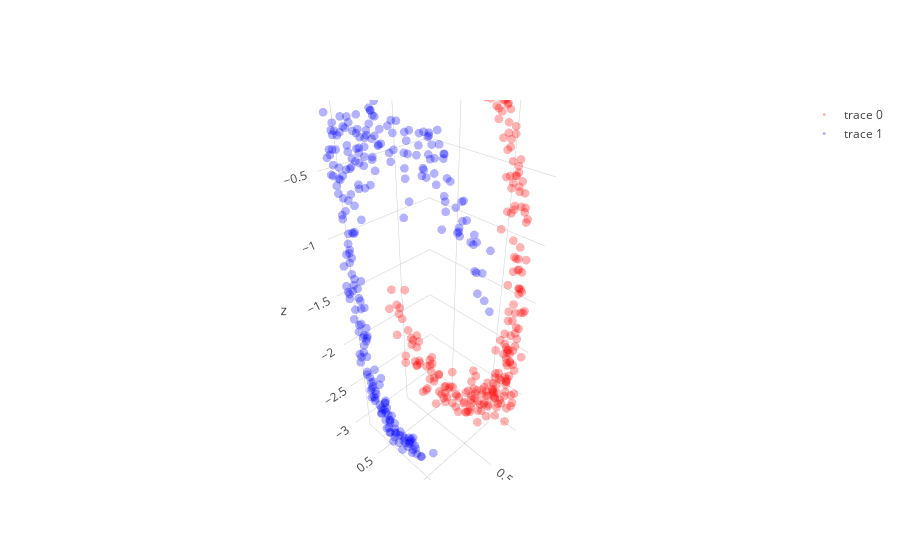

Notebook source saved alongside this figure:
### Code cell
# with all scale
expand_dim = 3
w1 = np.random.randn(2,expand_dim)
w2 = np.random.randn(expand_dim,1)
a  = np.ones(expand_dim); b = np.ones(expand_dim); c = np.zeros(expand_dim)
a = a/(np.sqrt(np.sum(a**2)))
b = b/(np.sqrt(np.sum(b**2)))

w1 = _sym_decorrelation(w1)
w2 = w2/(np.sqrt(np.sum(w2**2)))

temp_X = np.copy(X)
mini_batch_size = 10
for iter in range(2000):
    cum_loss = 0; temp_X   = shuffle(temp_X)
    
    for mini_batch in range(0,len(X),mini_batch_size):
        current_batch = temp_X[mini_batch:mini_batch+mini_batch_size]
        
        layer1 = current_batch @ w1
#         layer1 = layer1  + (1/(iter+1))*np.random.randn(expand_dim)
        layer1a= a*g(b*layer1)+c
#         layer1a= layer1a + (1/(iter+1))*np.random.randn(expand_dim)
        layer2 = layer1a       @ w2
        loss   = w2.T @ layer1a.T @ layer1a @ w2
        
        grad2 = -layer1a.T @ layer1a @ w2 
        grad1a= -layer1a@w2@w2.T
        grada = grad1a*g(b*layer1)
        gradb = grad1a*a*g_grad(b*layer1)*layer1
        gradc = grad1a
        grad1 = current_batch.T @(grad1a*a*g_grad(b*layer1)*b) - 2.5 * current_batch.T @ current_batch @ w1 

        w2 = w2 - 0.0000009  * grad2+ (1/(iter+1))*np.random.randn(expand_dim,1)
        a = a -   0.00009    * grada.mean(0)+ (1/(iter+1))*np.random.randn(expand_dim)
        b = b -   0.00009    * gradb.mean(0)+ (1/(iter+1))*np.random.randn(expand_dim)
        c = c -   0.0009   * gradc.mean(0) + (1/(iter+1))*np.random.randn(expand_dim)
        w1 = w1 - 0.0000009  * grad1+ (1/(iter+1))*np.random.randn(2,expand_dim)
        
        w1 = _sym_decorrelation(w1)
        w2 = w2/(np.sqrt(np.sum(w2**2)))
        
#         a = b/(np.sqrt(np.sum(b**2)))
#         b = b/(np.sqrt(np.sum(b**2)))
#         c = c/(np.sqrt(np.sum(c**2)))
        
        a = (a-a.mean())/a.std()
        b = (b-b.mean())/b.std()
        c = (c-c.mean())/c.std()


        cum_loss      = cum_loss + loss.mean()
        
    if iter%500==0:print('Iter : ',iter," Loss: ",cum_loss)

# projection
projected_mine = (a*g(b*(X @ w1))+c) @ w2

plt.figure(figsize=(20,5))
plt.subplot(1, 3, 1)
plt.scatter(X[y==0, 0], X[y==0, 1], color='red', alpha=0.5)
plt.scatter(X[y==1, 0], X[y==1, 1], color='blue', alpha=0.5)
plt.quiver(X.mean(0)[0], X.mean(0)[1], evector[0,0],evector[0,1], color=['b'], scale=2.5)
plt.quiver(X.mean(0)[0], X.mean(0)[1], evector[1,0],evector[1,1], color=['g'], scale=2.5)

plt.subplot(1, 3, 2,projection='3d')
one_layer_project = (a*g(b*(X @ w1))+c)
plt.scatter(one_layer_project[:,0],one_layer_project[:,1],one_layer_project[:,2], color='red')

plt.subplot(1, 3, 3)
plt.scatter(projected_mine[y==0], np.zeros((len(projected_mine)//2)),  color='red', alpha=0.05)
plt.scatter(projected_mine[y==1], np.zeros((len(projected_mine)//2)), color='blue', alpha=0.05)
plt.show()

trace1 = go.Scatter3d(
    x=one_layer_project[y==0,0],
    y=one_layer_project[y==0,1],
    z=one_layer_project[y==0,2],
    mode='markers',
    line=dict(color='red',width=0.5),
    marker=dict(size=3,opacity=0.3)
)
trace2 = go.Scatter3d(
    x=one_layer_project[y==1,0],
    y=one_layer_project[y==1,1],
    z=one_layer_project[y==1,2],
    mode='markers',
    line=dict(color='blue',width=0.5),
    marker=dict(size=3,opacity=0.3)
)
data = [trace1,trace2]
fig  = go.Figure(data=data)
iplot(fig)

### Figure 1 — Plotly figure (JSON) as saved in the notebook; plotly's stock layout.template omitted (floating-point values rounded to 4 significant figures; data arrays with more than 128 entries replaced by an {"elided": "..."} marker saying what was removed)
{"data": [{"line": {"color": "red", "width": 0.5}, "marker": {"opacity": 0.3, "size": 3}, "mode": "markers", "type": "scatter3d", "uid": "8d41b876-ace0-47d6-80c5-712a24d5559a", "x": {"elided": "250 float values"}, "y": {"elided": "250 float values"}, "z": {"elided": "250 float values"}}, {"line": {"color": "blue", "width": 0.5}, "marker": {"opacity": 0.3, "size": 3}, "mode": "markers", "type": "scatter3d", "uid": "9db86990-c94d-4e79-8e56-be522b4cc046", "x": {"elided": "250 float values"}, "y": {"elided": "250 float values"}, "z": {"elided": "250 float values"}}], "layout": {}}
